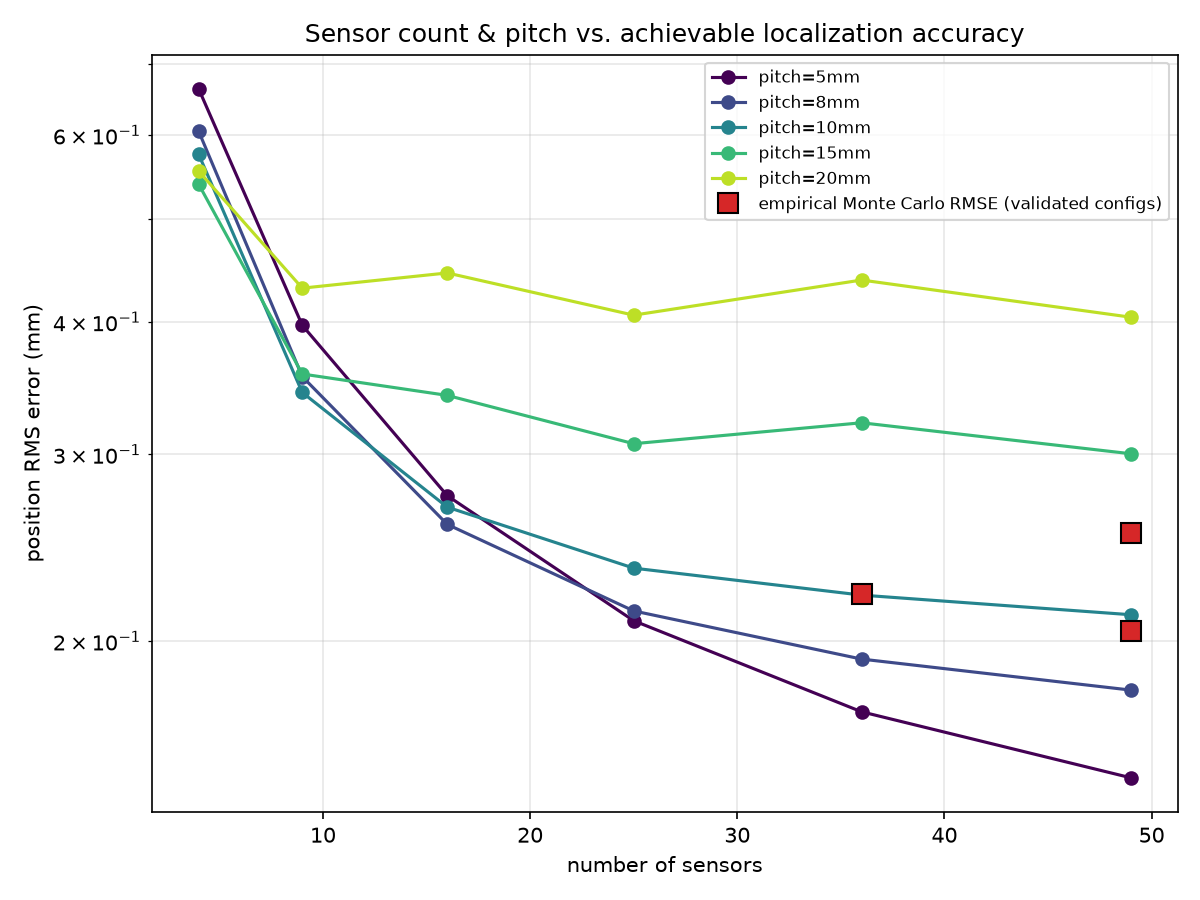

Write the Python code that produced this figure.
"""Sweep sensor-grid configurations over TWO variables -- sensor count and
pitch (spacing between consecutive sensors) -- rank by CRB, validate the
top candidates with Monte Carlo, and plot achievable position error vs.
sensor count (one line per pitch) -- the "optimum number and placement of
sensors" deliverable everything else in this repo has been building toward.

Test positions (where the magnet is assumed to actually be, for scoring
each candidate layout): xy sampled within the Kresling cell's own polygon
radius (r=16.8mm, Nature SI S10) around the plate center -- the only
concrete xy figure either paper gives; there's no stated number for how far
the assembly roams during sustained locomotion, so this uses the single
cell's resting footprint rather than inventing a roaming range. z sampled
across the confirmed v1 workspace range (~3mm sensor-plane gap to ~28.3mm,
h1 deployed cell height).

Approach: for each (count, pitch) combination, compute the CRB position-RMS
averaged over every (xy, z) test position -- that's the fast ranking
metric, no solver runs. Then re-run the best few configs through actual
Monte Carlo (noisy simulate + LeastSquaresSolver) to confirm the CRB
ranking is trustworthy, not just theoretically convenient.

Run with: uv run python scripts/sweep.py
Writes: scripts/sweep.png
"""
from __future__ import annotations

import argparse
import itertools

import matplotlib
matplotlib.use("Agg")
import matplotlib.pyplot as plt
import numpy as np

from kresling_sim import fisher
from kresling_sim.montecarlo import DEFAULT_NOISE, run_monte_carlo
from kresling_sim.sensors import positions_array, sensor_grid

# xy: sampled within the Kresling cell's own polygon radius (Nature SI S10),
# the only concrete xy figure the papers give -- center plus 6 points toward
# the edge (cardinal + two diagonal directions).
CELL_POLYGON_RADIUS_MM = 16.8
_XY_UNIT_OFFSETS = np.array(
    [[0, 0], [1, 0], [-1, 0], [0, 1], [0, -1], [0.7071, 0.7071], [-0.7071, -0.7071]]
)
XY_TEST_OFFSETS_MM = _XY_UNIT_OFFSETS * CELL_POLYGON_RADIUS_MM

# z: the confirmed v1 workspace range -- ~3mm sensor-plane gap to ~28.3mm
# (h1, deployed cell height).
Z_TEST_VALUES_MM = np.linspace(3.0, 28.3, 4)

TEST_POSITIONS_MM = np.array(
    [[x, y, z] for z in Z_TEST_VALUES_MM for x, y in XY_TEST_OFFSETS_MM]
)

# A smaller subset for the (slow) Monte Carlo validation step -- center and
# the two most extreme corners (nearest/farthest z, plus an off-axis xy),
# not the full 28-point grid, so validation stays fast.
MC_VALIDATION_POSITIONS_MM = np.array(
    [
        [0.0, 0.0, Z_TEST_VALUES_MM[0]],
        [0.0, 0.0, Z_TEST_VALUES_MM[-1]],
        [CELL_POLYGON_RADIUS_MM, 0.0, Z_TEST_VALUES_MM[-1]],
        [-CELL_POLYGON_RADIUS_MM * 0.7071, -CELL_POLYGON_RADIUS_MM * 0.7071, Z_TEST_VALUES_MM[0]],
    ]
)


def crb_rms_mm(points: np.ndarray, noise, test_positions: np.ndarray = TEST_POSITIONS_MM) -> float:
    """Average (over test_positions) CRB position-RMS (mm) for one sensor
    layout -- the fast ranking metric, no solver runs involved."""
    rms_values = []
    for position in test_positions:
        jacobian = fisher.position_jacobian(position, points)
        fim = fisher.fisher_information_matrix(jacobian, noise)
        bound = fisher.crlb(fim)  # (3,) per-axis std dev, mm
        rms_values.append(float(np.sqrt(np.sum(bound**2))))
    return float(np.mean(rms_values))


def parse_args() -> argparse.Namespace:
    p = argparse.ArgumentParser(description=__doc__, formatter_class=argparse.RawDescriptionHelpFormatter)
    p.add_argument("--counts", type=int, nargs="+", default=[2, 3, 4, 5, 6, 7], help="grid side lengths to sweep (num_across == num_below for each), default: 2..7")
    p.add_argument("--pitches", type=float, nargs="+", default=[5.0, 8.0, 10.0, 15.0, 20.0], help="sensor pitch values to sweep, mm, both directions (default: 5 8 10 15 20)")
    p.add_argument("--validate-top", type=int, default=3, help="how many top-ranked (by CRB) configs to re-check with real Monte Carlo (default: 3)")
    p.add_argument("--n-trials", type=int, default=150, help="Monte Carlo trials per validated config per validation position (default: 150)")
    p.add_argument("--output", type=str, default=None, help="output PNG path (default: alongside this script)")
    return p.parse_args()


def main() -> None:
    args = parse_args()
    noise = DEFAULT_NOISE

    print(f"test positions: xy within r={CELL_POLYGON_RADIUS_MM}mm of center, z in {Z_TEST_VALUES_MM.round(1).tolist()}mm ({len(TEST_POSITIONS_MM)} total)")
    print(f"sweeping counts={args.counts} x pitches={args.pitches}mm, noise sigma={noise.sigma} mT\n")

    configs = []
    for side, pitch in itertools.product(args.counts, args.pitches):
        sensors = sensor_grid(num_across=side, num_below=side, sep_horizontal=pitch, sep_vertical=pitch)
        points = positions_array(sensors)
        n_sensors = len(sensors)
        crb = crb_rms_mm(points, noise)
        span = (side - 1) * pitch
        configs.append(
            {"side": side, "pitch": pitch, "n_sensors": n_sensors, "span_mm": span, "points": points, "crb_rms_mm": crb}
        )
        print(f"  {side}x{side} @ {pitch:5.1f}mm pitch ({n_sensors:3d} sensors, {span:5.1f}mm span): CRB position-RMS = {crb:.4f} mm")

    configs.sort(key=lambda c: c["crb_rms_mm"])
    print("\ntop 10 ranked best -> worst by CRB:")
    for c in configs[:10]:
        print(f"  {c['side']}x{c['side']} @ {c['pitch']:5.1f}mm ({c['n_sensors']:3d} sensors, {c['span_mm']:5.1f}mm span): {c['crb_rms_mm']:.4f} mm")

    # validate the top-ranked configs with real (slow) Monte Carlo
    top = configs[: args.validate_top]
    print(f"\nvalidating top {len(top)} config(s) with Monte Carlo ({args.n_trials} trials x {len(MC_VALIDATION_POSITIONS_MM)} positions each)...")
    for c in top:
        empirical_rmses = []
        crb_rmses = []
        for true_position in MC_VALIDATION_POSITIONS_MM:
            result = run_monte_carlo(true_position, c["points"], noise=noise, n_trials=args.n_trials)
            empirical_rmses.append(result.rmse_mm)
            crb_rmses.append(result.crb_rmse_mm)
        c["mc_rmse_mm"] = float(np.mean(empirical_rmses))
        c["mc_crb_rmse_mm"] = float(np.mean(crb_rmses))
        print(
            f"  {c['side']}x{c['side']} @ {c['pitch']:5.1f}mm ({c['n_sensors']:3d} sensors): "
            f"empirical={c['mc_rmse_mm']:.4f} mm, CRB={c['mc_crb_rmse_mm']:.4f} mm "
            f"(agreement: {100 * c['mc_rmse_mm'] / c['mc_crb_rmse_mm']:.1f}%)"
        )

    best = configs[0]
    print(
        f"\nbest config by CRB: {best['side']}x{best['side']} @ {best['pitch']}mm pitch "
        f"({best['n_sensors']} sensors, {best['span_mm']:.1f}mm span), CRB position-RMS = {best['crb_rms_mm']:.4f} mm"
    )

    # plot: CRB-RMS vs sensor count, one line per pitch, MC-validated points overlaid
    fig, ax = plt.subplots(figsize=(8, 6))
    colors = plt.cm.viridis(np.linspace(0, 0.9, len(args.pitches)))
    for pitch, color in zip(args.pitches, colors):
        subset = sorted([c for c in configs if c["pitch"] == pitch], key=lambda c: c["n_sensors"])
        ax.plot(
            [c["n_sensors"] for c in subset],
            [c["crb_rms_mm"] for c in subset],
            "o-",
            color=color,
            label=f"pitch={pitch:g}mm",
        )

    validated = [c for c in configs if "mc_rmse_mm" in c]
    if validated:
        ax.plot(
            [c["n_sensors"] for c in validated],
            [c["mc_rmse_mm"] for c in validated],
            "s",
            color="tab:red",
            markersize=10,
            markeredgecolor="black",
            label="empirical Monte Carlo RMSE (validated configs)",
            zorder=5,
        )

    ax.set_xlabel("number of sensors")
    ax.set_ylabel("position RMS error (mm)")
    ax.set_title("Sensor count & pitch vs. achievable localization accuracy")
    ax.set_yscale("log")
    ax.legend(fontsize=8)
    ax.grid(True, which="both", alpha=0.3)
    fig.tight_layout()

    out_path = args.output or __file__.replace(".py", ".png")
    fig.savefig(out_path, dpi=150)
    print(f"\nsaved plot to {out_path}")


if __name__ == "__main__":
    main()
